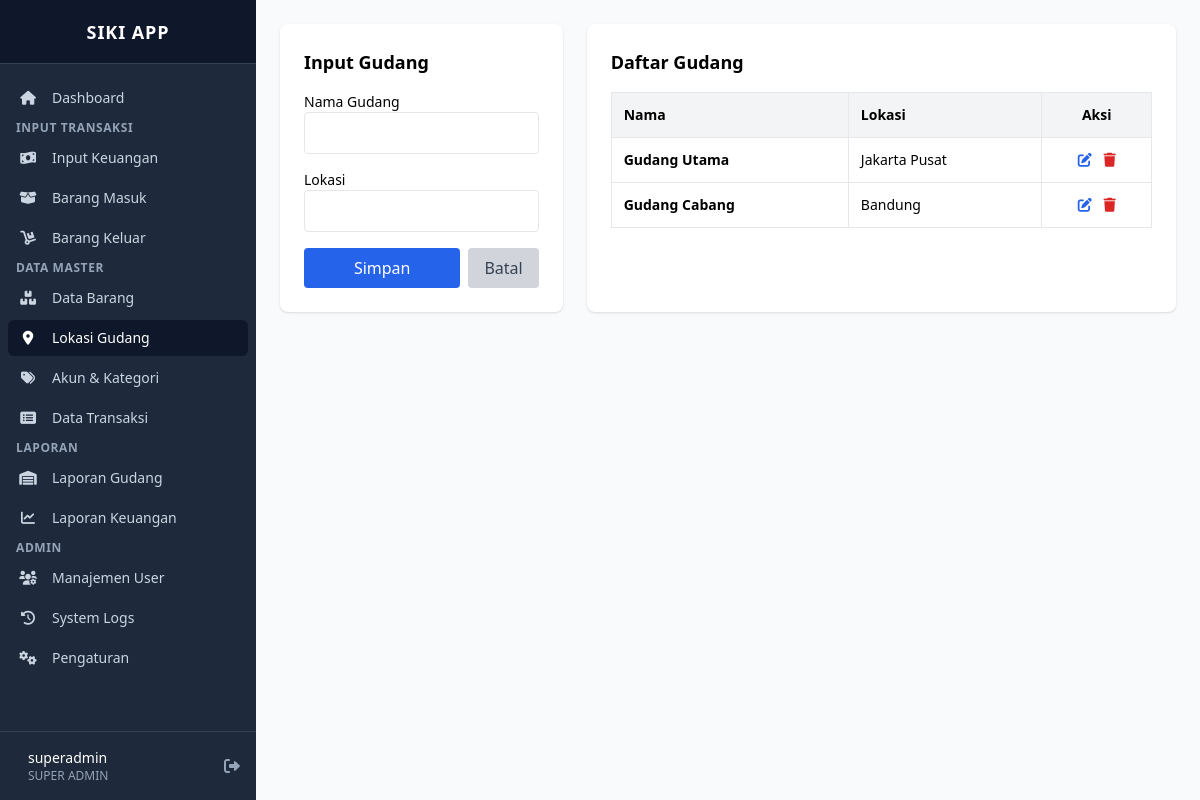
Screenshot of /index.php?page=lokasi_gudang (signed in) with the database file from the repository.
### tables this page shows
CREATE TABLE IF NOT EXISTS `warehouses` (
  `id` int(11) NOT NULL AUTO_INCREMENT,
  `name` varchar(100) NOT NULL,
  `location` text DEFAULT NULL,
  PRIMARY KEY (`id`)
);

### views/lokasi_gudang.php (the view, shortened to what this page needs)
<?php
$data = $pdo->query("SELECT * FROM warehouses")->fetchAll();
?>
<div class="grid grid-cols-1 md:grid-cols-3 gap-6">
    <div class="bg-white p-6 rounded-lg shadow">
        <h3 class="text-lg font-bold mb-4">Input Gudang</h3>
        <form method="POST">
            <div class="mb-4">
                <label class="block text-sm font-medium">Nama Gudang</label>
                <input type="text" name="name" id="form_name" class="w-full border p-2 rounded" required>
            </div>
            <div class="mb-4">
                <label class="block text-sm font-medium">Lokasi</label>
                <input type="text" name="location" id="form_location" class="w-full border p-2 rounded" required>
            </div>
            <div class="flex gap-2">
                <button type="submit" class="bg-blue-600 text-white px-4 py-2 rounded hover:bg-blue-700 flex-1">Simpan</button>
                <button type="button" onclick="resetForm()" class="bg-gray-300 text-gray-700 px-4 py-2 rounded">Batal</button>
            </div>
        </form>
    </div>
    <div class="bg-white p-6 rounded-lg shadow md:col-span-2">
        <h3 class="text-lg font-bold mb-4">Daftar Gudang</h3>
        <table class="w-full text-sm text-left border">
            <thead class="bg-gray-100">
                <tr>
                    <th class="p-3 border">Nama</th>
                    <th class="p-3 border">Lokasi</th>
                    <th class="p-3 border text-center">Aksi</th>
                </tr>
            </thead>
            <tbody>
                <?php foreach($data as $d): ?>
                <tr>
                    <td class="p-3 border font-bold"><?= $d['name'] ?></td>
                    <td class="p-3 border"><?= $d['location'] ?></td>
                    <td class="p-3 border text-center">
                        <button onclick="edit(<?= htmlspecialchars(json_encode($d)) ?>)" class="text-blue-600 mr-2"><i class="fas fa-edit"></i></button>
                        <a href="?page=lokasi_gudang&delete=<?= $d['id'] ?>" onclick="return confirm('Hapus?')" class="text-red-600"><i class="fas fa-trash"></i></a>
                    </td>
                </tr>
                <?php endforeach; ?>
            </tbody>
        </table>
    </div>
</div>

### rows the page displays
warehouses: name "Gudang Utama", location "Jakarta Pusat"
warehouses: name "Gudang Cabang", location "Bandung"

### other values shown
$_SESSION['username'] "superadmin"
str_replace('_', ' ', $_SESSION['role']) "SUPER ADMIN"
